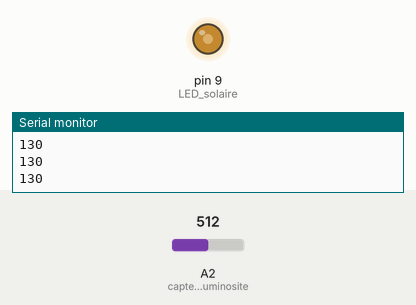
Recording of a sketch running on a simulated Arduino Uno, built with avr-gcc and run on an emulated ATmega328P. Parts: output pins drawn as LEDs (lit = HIGH), the last lines printed to the serial monitor. The inputs (shaded band) are chosen by the test bench; at power-on: A2 (capteur_luminosite) = 512.

Above: at 1.2 s.
1.3 s: A2 (capteur_luminosite) set to 306
At 1.9 s:
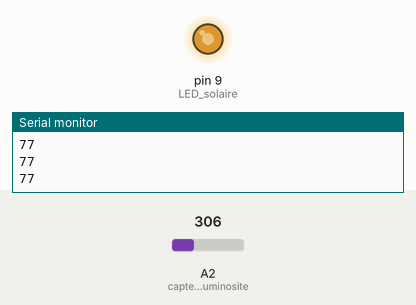
2.8 s: A2 (capteur_luminosite) set to 220
At 3.1 s:
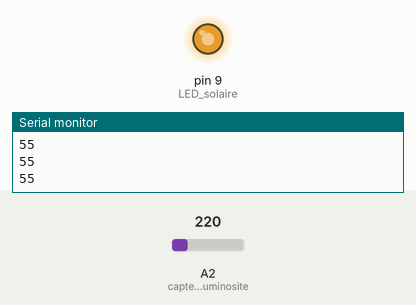
4.3 s: A2 (capteur_luminosite) set to 900
At 5.4 s:
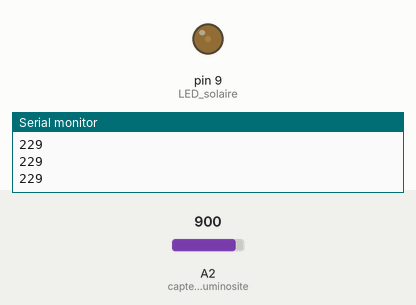
5.8 s: A2 (capteur_luminosite) set to 1023
At 6.7 s:
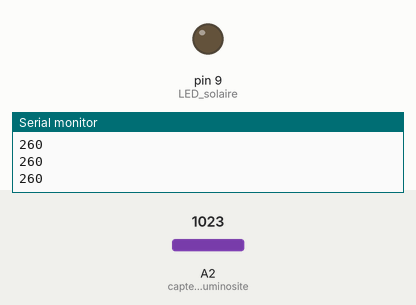
7.3 s: A2 (capteur_luminosite) set to 511
At 7.7 s:
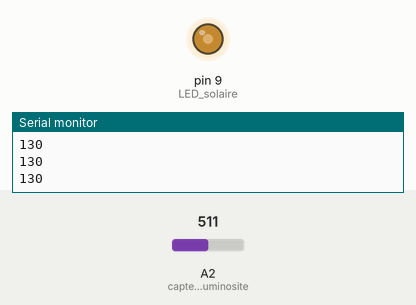
Timing chart, 0 to 9.8 s (numbered marks = the images above; inputs shaded):
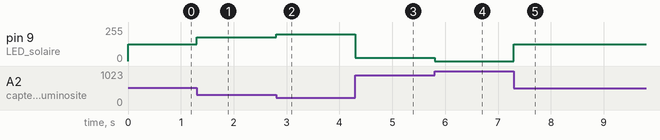

The sketch:

luminosite.ino
```cpp
int capteur_luminosite = A2;
int LED_solaire = 9;

void setup() {
  Serial.begin(9600);                       // ouverture du moniteur série
  pinMode(capteur_luminosite, INPUT);       // port d'entrée capteur de luminosité
  pinMode(LED_solaire, OUTPUT);             // port de sortie LED solaire
}

void loop() {
  int lecture = analogRead(capteur_luminosite);          // lecture du capteur
  lecture = map(lecture, 0, 1002, 0, 255);             // transformation en 0-255

  if (lecture > 230) {
    digitalWrite(LED_solaire, LOW);
  } else {
    analogWrite(LED_solaire, 255 - lecture);
  }
  Serial.println(lecture);
}
```

Measured:
- after the input at 1.3 s, pin 9 (LED_solaire): 125/255 → 178/255 at once
- after the input at 2.8 s, pin 9 (LED_solaire): 178/255 → 200/255 at once
- after the input at 4.3 s, pin 9 (LED_solaire): 200/255 → 26/255 at once
- after the input at 5.8 s, pin 9 (LED_solaire): 26/255 → 0/255 at once
- after the input at 7.3 s, pin 9 (LED_solaire): 0/255 → 125/255 at once
